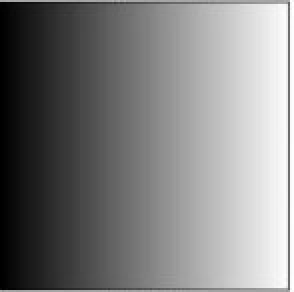
#> input picture threshold.jpg, 147 x 146 px (shown 2 times larger)
$ python 'Image Thresholding.py'
#> lines starting #> are read from the running program, lines starting #| are printed output that depends on the picture; after the words box and inside, x2 and y2 are one past the last pixel; in counts of white or black regions, pixels touching at a corner belong together
import cv2
import numpy as np
from matplotlib import pyplot as plt

img = cv2.imread('threshold.jpg')
#> img is the input picture: shape (146, 147, 3); min 0, max 255, mean 127.2
cv2.imshow('Original',img)
gray = cv2.cvtColor(img,cv2.COLOR_RGB2GRAY)
cv2.imshow('gray',gray)

ret, thresh =cv2.threshold(gray,60,225,cv2.THRESH_BINARY)
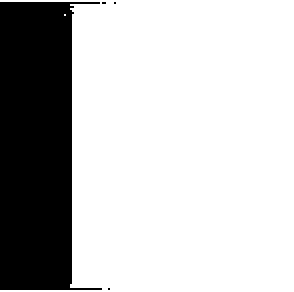
#> thresh: shape (146, 147) (shown 2 times larger); values 0 (black) and 225 (white), 75.7% white; 4 black regions (3 under 20 px), largest, box (x1, y1, x2, y2) and area: (0, 1, 51, 145) 5210
cv2.imshow('Thresh-60',thresh)


ret,thresh=cv2.threshold(gray,100,255,cv2.THRESH_BINARY)
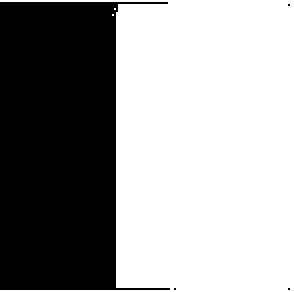
#> thresh: shape (146, 147) (shown 2 times larger); 60.8% white; 4 black regions (3 under 20 px), largest, box (x1, y1, x2, y2) and area: (0, 1, 85, 145) 8407
cv2.imshow('Thresh-100',thresh)


cv2.waitKey(0)
cv2.destroyAllWindows()
